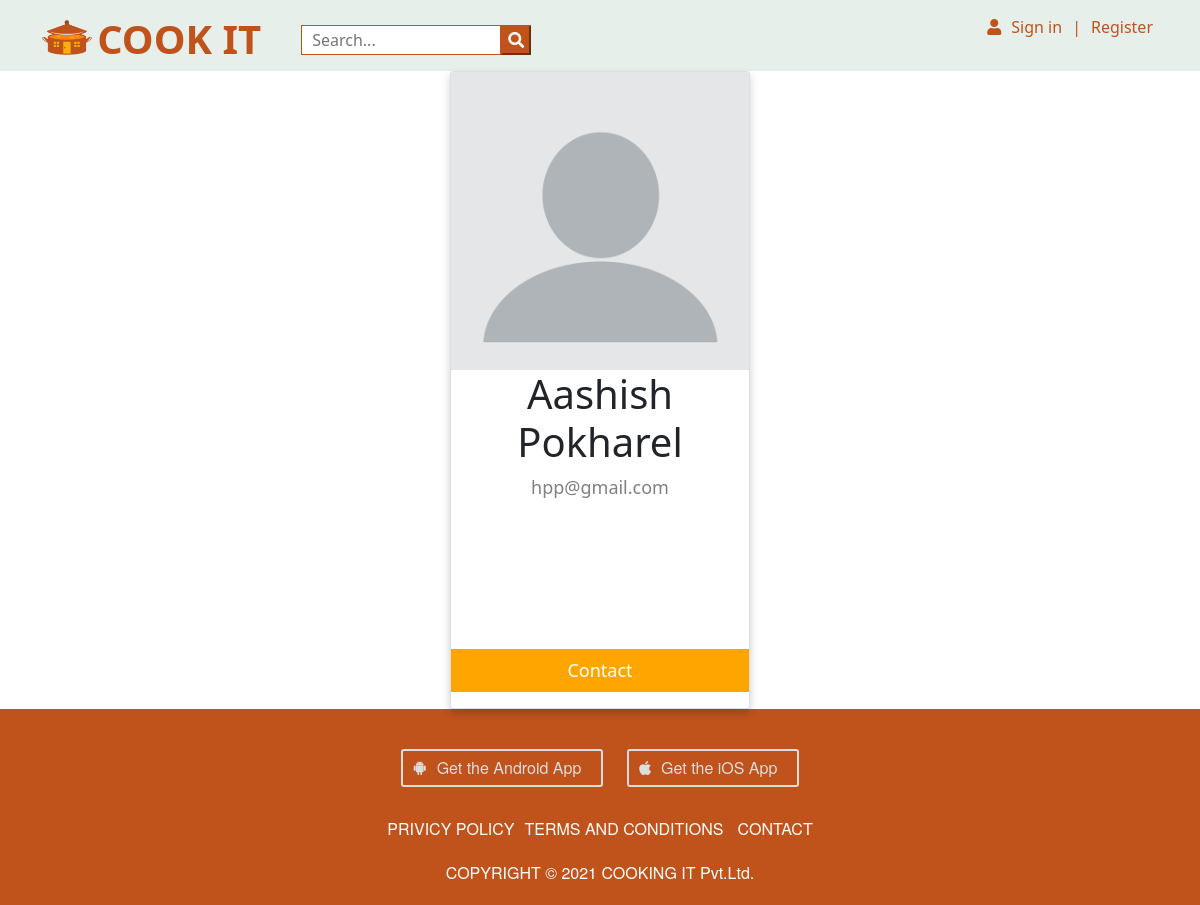
/user/2, run on the app's committed database.
### app_recipe/models.py (models this page shows, shortened)
class UserInfo(models.Model):
    user        = models.OneToOneField(CustomUser,
                on_delete = models.CASCADE,
                null = True,
                blank = True,
                )
    firstName   = models.CharField(max_length = 30, null= True, blank= True)
    lastName    = models.CharField(max_length = 30, null= True, blank= True)
    address     = models.CharField(max_length = 30, null= True, blank = True)
    profile     = models.ImageField(upload_to = 'profile/',
                    blank = True, null = True,
                    default = 'profile_default.png')

### cuser/models.py (models this page shows, shortened)
class CustomUser(AbstractBaseUser):
    email =  models.EmailField(unique= True, max_length= 255)
    admin = models.BooleanField(default= False)
    staff = models.BooleanField(default= False)
    USERNAME_FIELD = 'email'
    objects = UserManager()
    user = UserManager()

### app_recipe/views.py (the view)
# urls.py: path('user/<int:id>', userDetails, name = 'user_data'),
def userDetails(request, id):
    user = get_object_or_404(CustomUser, id = id)
    extra = get_object_or_404(UserInfo,user = user )
    return render(request, 'app_recipe/user_details.html',
    {'user' : user, 'extra' : extra})

### app_recipe/templates/app_recipe/user_details.html
{% extends 'app_recipe/base.html' %}
{% load static %}
{% block content %}
<div class="card">
    <img src="{{ extra.profile.url }}" alt="{{ extra.firstName }}" style="width:100%">
    <h1>{{ extra.firstName }} {{ extra.lastName }}</h1>
    <p class="title"> {{ user.email }}</p>
    <a  id = 'carda' href="#"><i class="fa fa-dribbble"></i></a>
    <a id = 'carda' href="#"><i class="fa fa-twitter"></i></a>
    <a id = 'carda' href="#"><i class="fa fa-linkedin"></i></a>
    <a id = 'carda' href="#"><i class="fa fa-facebook"></i></a>
    <p><button id="cardbutton">Contact</button></p>
</div>
{% endblock %}

### app_recipe/static/app_recipe/css/card.css (style rules this page uses)
.card { box-shadow: 0 4px 8px 0 rgba(0, 0, 0, 0.2); max-width: 300px; margin: auto; text-align: center; }
.title { color: grey; font-size: 18px; }
button#cardbutton { border: none; outline: 0; display: inline-block; padding: 8px; color: white; background-color: orange; text-align: center; cursor: pointer; width: 100%; font-size: 18px; }
a#carda { text-decoration: none; font-size: 22px; color: black; }

### app_recipe/static/app_recipe/css/cookit.css (style rules this page uses)
* { margin: 0; padding: 0; box-sizing: border-box; }
body { font-family: Muli,Helvetica Neue,sans-serif; line-height: 1.7em; }
a { color: #333; text-decoration: none; }

### data on the page
UserInfo: profile (placeholder picture), firstName "Aashish", lastName "Pokharel"
CustomUser: email "hpp@gmail.com"
